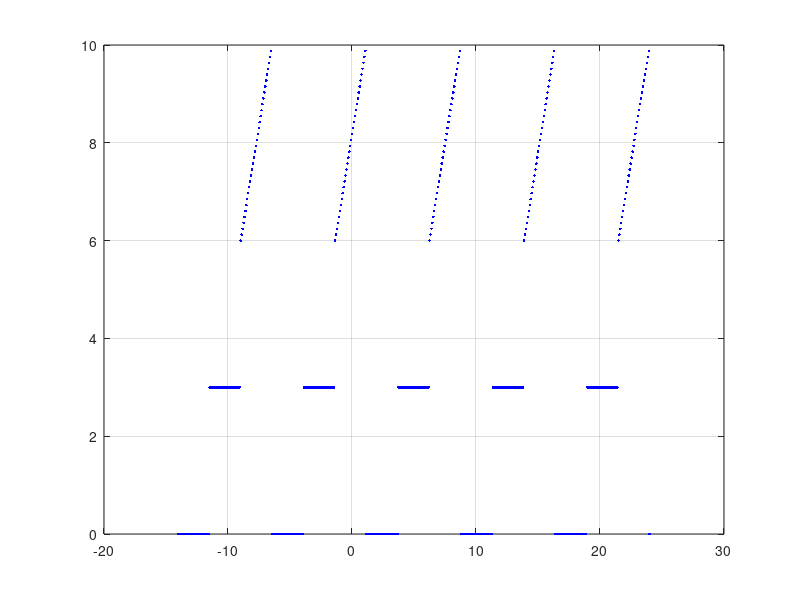

Reproduce this figure in MATLAB.
f= @(x) 0.*(-2<=x & x<2)+3.*(2<=x & x<6)+x.*(6<=x & x<10);
x=linspace(-2,10,100);
fx = repmat(f(x),1,5); %%%%% 3=(24-(-14))/(10-(-2))
x1 = linspace(-14,24,length(fx));
plot(x1,fx,'.b')
grid on